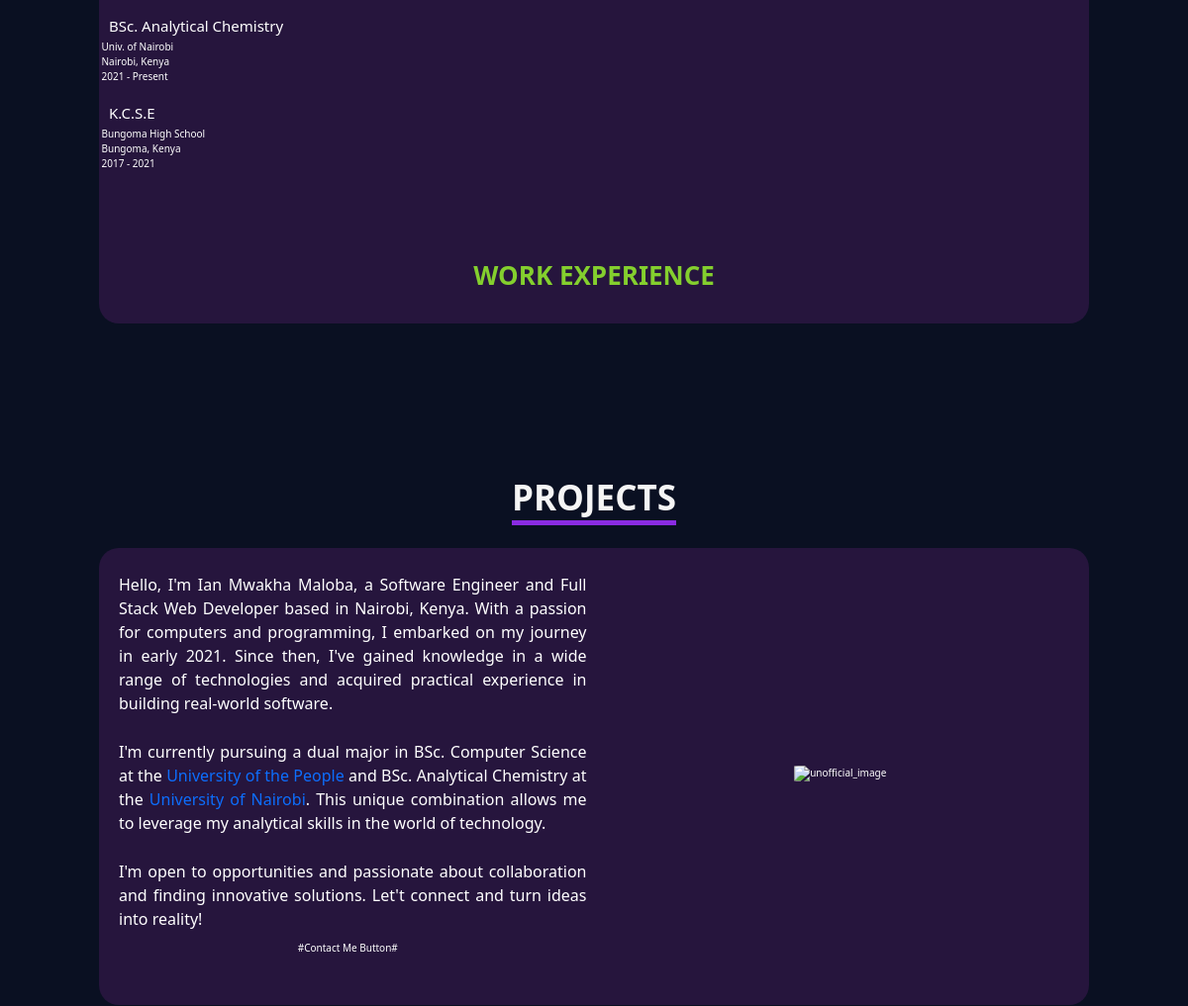
The app's page / (middle part), older data.
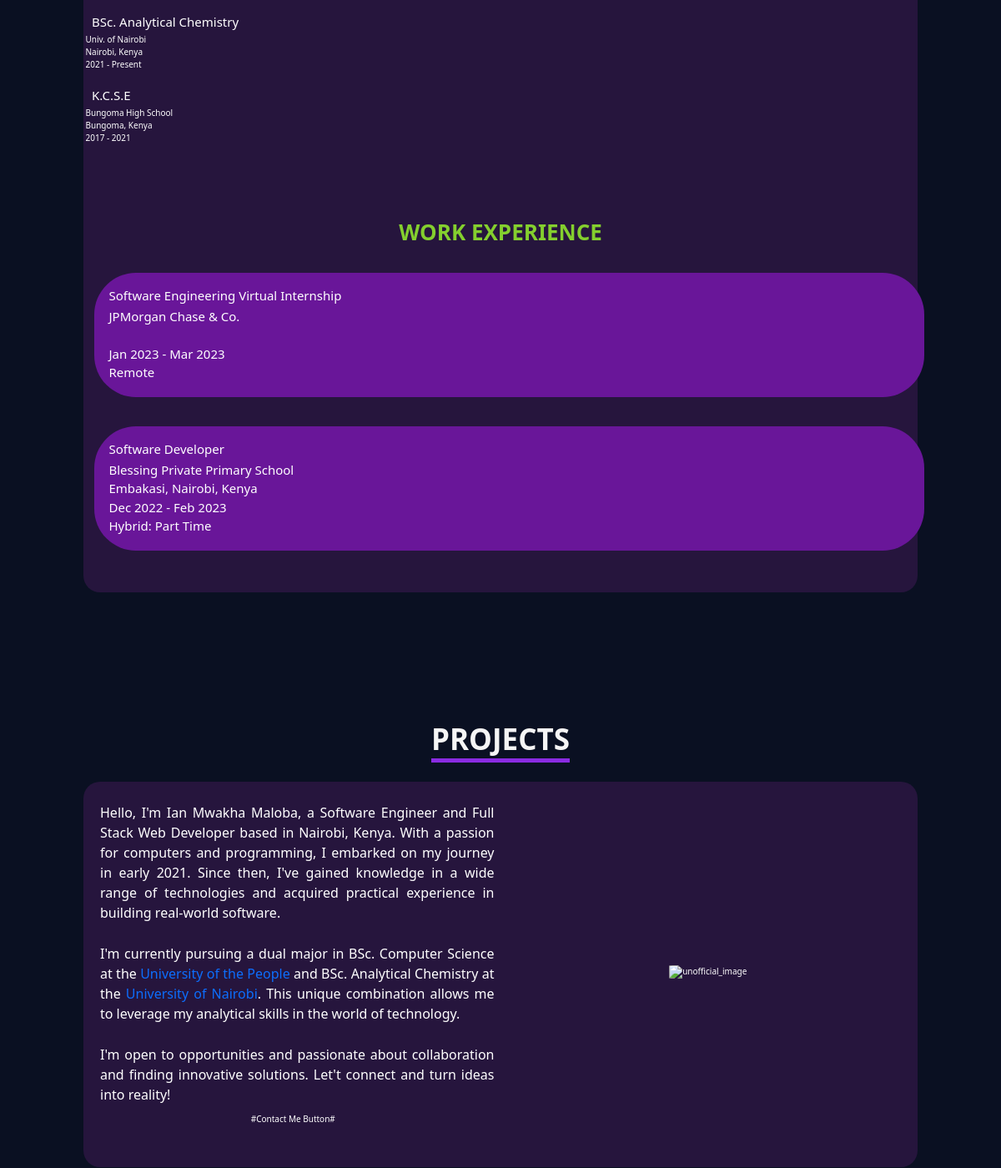
The same page, newer data.
### core/models.py (models this page shows, shortened)
class Education(models.Model):
    major_name = models.CharField(max_length=255)
    school_name = models.CharField(max_length=255)
    school_location = models.CharField(max_length=255)
    time_period = models.CharField(max_length=255)
    education_description = models.TextField(null=True, blank=True)
    class Meta:
        verbose_name_plural = "Resume Section: Education"

class Experience(models.Model):
    work_name = models.CharField(max_length=255)
    work_mode = models.CharField(max_length=255)
    company_name = models.CharField(max_length=255)
    company_location = models.CharField(max_length=255, null=True, blank=True)
    work_description = models.TextField(null=   True, blank=True)
    period = models.CharField(max_length=255)
    class Meta:
        verbose_name_plural = "Resume Section: Work Experience"

### core/views.py (the view)
# urls.py: path('', index, name='index'),
def index(request):
    name = Home.objects.get()
    official_image = Home.objects.get()
    unofficial_image = About.objects.get()
    skills = Skill.objects.all()
    skillcategories = SkillCategory.objects.all()
    major_name = Education.objects.all()
    school_name = Education.objects.all()
    school_location = Education.objects.all()
    time_period = Education.objects.all()
    education_description = Education.objects.all()
    work_name = Experience.objects.all()
    work_mode = Experience.objects.all()
    company_name = Experience.objects.all()
    company_location = Experience.objects.all()
    work_description = Experience.objects.all()
    period = Experience.objects.all()
    return render(request, 'core/index.html', {
        'name': name,
        'official_image': official_image,
        'unofficial_image': unofficial_image,
        'skills': skills,
        'skillcategories': skillcategories,
        'major_name': major_name,
        'school_name': school_name,
        'school_location': school_location,
        'time_period': time_period,
        'education_description': education_description,
        'work_name': work_name,
        'work_mode': work_mode,
        'company_name': company_name,
        'company_location': company_location,
        'work_description': work_description,
        'period': period,
    })

### core/models.py (called while the page is built)
    def __str__(self):
        return self.name

### core/templates/core/index.html (shortened to what this page needs)
{% extends 'core/base.html' %}
{% block content %}
<section id="Resume">
<div class="about-container mt-5">
  <div class="row justify-content-between align-items-center">
    {% for major in major_name %}
        <p>
          <h4>{{ major.major_name }}</h4>
          {{ major.school_name }}
          <br>
          {{ major.school_location }}
          <br>
          {{ major.time_period }}
        </p>
    {% endfor %}
    <h3 class="resume-title">WORK EXPERIENCE</h3>
  {% for work in work_name %}
<button type="button" class="collapsible">
<h4>{{ work.work_name }}</h4>
    {{ work.company_name }}
    <br>
    {% if work.company_location %}
      {{ work.company_location }}
    {% endif %}
    <br>
    {{ work.period }}
    <br>
    {{ work.work_mode }}
</button>
  <br>
{% endfor %}
  <br>
  </div>
</div>
<br></section>
<section id="Projects">
<h2><span class="text-underline">PROJECTS</span></h2>
<div class="about-container mt-5">
  <div class="row justify-content-between align-items-center">
    <div class="col-sm-6 col-md-6 text-center">
      <br>
      <p class="about-description">
        Hello, I'm Ian Mwakha Maloba, a Software Engineer and Full Stack Web Developer based in Nairobi, Kenya. With a passion
        for computers and programming, I embarked on my journey in early 2021. Since then, I've gained
        knowledge in a wide range of technologies and acquired practical experience in building real-world software.
      </p>
      <br>
      <p class="about-description">
        I'm currently pursuing a dual major in BSc. Computer Science at the <a href="https://www.uopeople.edu/" target="_blank">University of the People</a> and BSc.
        Analytical Chemistry at the <a href="https://www.uonbi.ac.ke/" target="_blank">University of Nairobi</a>. This
        unique combination allows me to leverage my
        analytical skills in the world of technology.
      </p>
      <br>
      <p class="about-description">
        I'm open to opportunities and passionate about collaboration and finding innovative solutions. Let't connect and
        turn ideas into reality!
      </p>
      <p>#Contact Me Button#</p>
      <br>
      <br>
    </div>
    <div class="col-sm-6 col-md-6 text-center">
      <div class="unnoficial_picture">
        <br>
        <br>
        <img src="{{unofficial_image}}" alt="unofficial_image" style="border-radius: 5%; max-width: 100%;" height="410px" width="330px">
      </div>
      <br>
      <br>
      <br>
    </div>
  </div>
</div>
</section>
{% endblock %}

Row changes from the older to the newer data that the page shows:
added Experience: work_name "Software Engineering Virtual Internship", company_name "JPMorgan Chase & Co.", period "Jan 2023 - Mar 2023", work_mode "Remote"
added Experience: work_name "Software Developer", company_name "Blessing Private Primary School", company_location "Embakasi, Nairobi, Kenya", period "Dec 2022 - Feb 2023", work_mode "Hybrid: Part Time"
